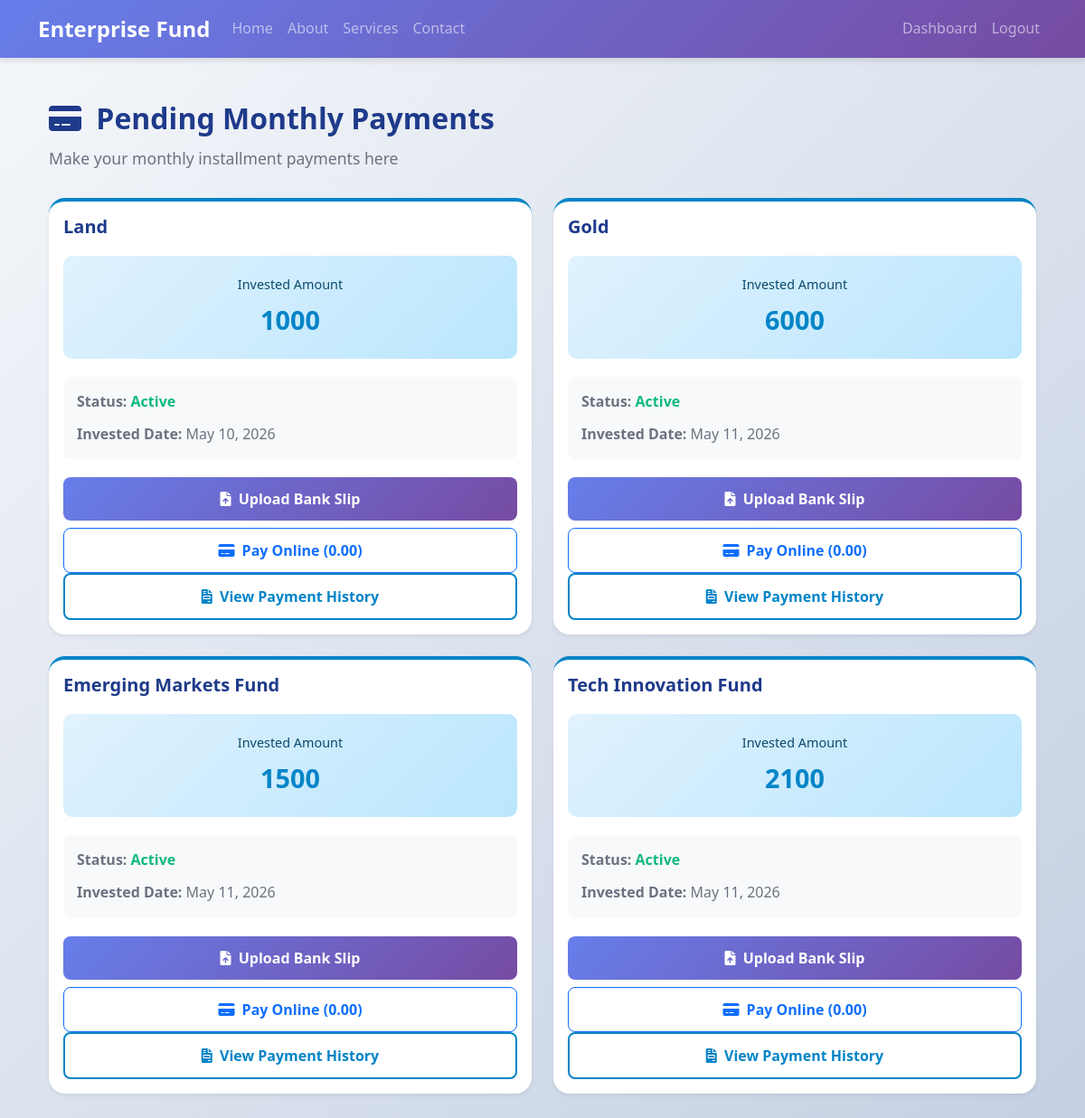
/accounts/pending-payments/ (signed in), run on an earlier commit of the app's database.
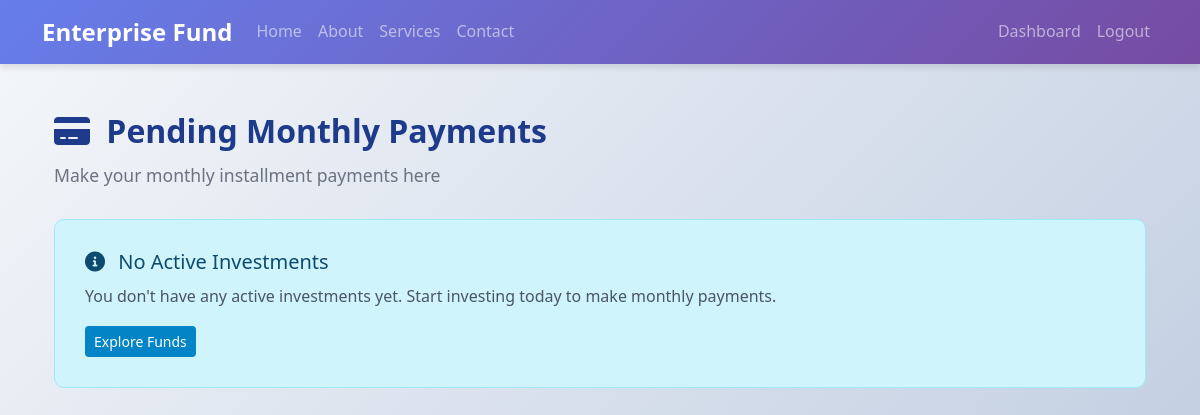
And on a later commit of the database.
### accounts/models.py (models this page shows, shortened)
class Investment(models.Model):
    STATUS_PENDING = 'pending'
    STATUS_ACTIVE = 'active'
    STATUS_FAILED = 'failed'
    STATUS_CHOICES = [
        (STATUS_PENDING, 'Pending'),
        (STATUS_ACTIVE, 'Active'),
        (STATUS_FAILED, 'Failed'),
    ]
    investor = models.ForeignKey(
        CustomUser,
        on_delete=models.CASCADE,
        related_name='investments'
    )
    fund = models.ForeignKey(
        Fund,
        on_delete=models.CASCADE,
        related_name='investments'
    )
    amount = models.DecimalField(max_digits=15, decimal_places=2, default=0)
    invested_date = models.DateTimeField(auto_now_add=True)
    status = models.CharField(
        max_length=20,
        choices=STATUS_CHOICES,
        default=STATUS_PENDING
    )
    transaction_id = models.CharField(
        max_length=100,
        unique=True,
        null=True,
        blank=True
    )
    payment_method = models.CharField(
        max_length=50,
        null=True,
        blank=True
    )  # e.g. sslcommerz, bkash, nagad
    paid_at = models.DateTimeField(
        null=True,
        blank=True
    )
    created_at = models.DateTimeField(auto_now_add=True)
    updated_at = models.DateTimeField(auto_now=True)

class Fund(models.Model):
    STATUS_ACTIVE = 'active'
    STATUS_INACTIVE = 'inactive'
    STATUS_CHOICES = [
        (STATUS_ACTIVE, 'Active'),
        (STATUS_INACTIVE, 'Inactive'),
    ]
    name = models.CharField(max_length=255)
    description = models.TextField()
    expected_return = models.CharField(max_length=100)
    monthly_installment = models.DecimalField(max_digits=10, decimal_places=2, default=0)
    invested_amount = models.DecimalField(max_digits=15, decimal_places=2, default=0)
    status = models.CharField(max_length=50, choices=STATUS_CHOICES, default=STATUS_ACTIVE)
    created_at = models.DateTimeField(auto_now_add=True)

### accounts/views.py (the view)
# urls.py: path('pending-payments/', views.investor_pending_payments, name='investor_pending_payments'),
@login_required
def investor_pending_payments(request):
    if request.user.role == 'admin':
        return redirect('accounts:admin_dashboard')
    active_investments = Investment.objects.filter(
        investor=request.user,
        status='active'
    ).select_related('fund')
    return render(request, 'accounts/investor_pending_payments.html', {
        'active_investments': active_investments
    })

### templates/accounts/investor_pending_payments.html (shortened to what this page needs)
{% extends 'base.html' %}
{% block content %}
<div class="container my-5">
    <div style="margin-bottom: 30px;">
        <h2 style="color: #1e3a8a; font-weight: 800; font-size: 2rem; margin-bottom: 10px;">
            <i class="fas fa-credit-card me-2"></i> Pending Monthly Payments
        </h2>
        <p style="color: #6b7280; font-size: 1.1rem;">Make your monthly installment payments here</p>
    </div>
    <div class="row">
        {% for investment in active_investments %}
            <div class="col-lg-6 mb-4">
                <div class="card shadow-sm" style="border-top: 4px solid #0284c7; height: 100%;">
                    <div class="card-body">
                        <h5 class="card-title" style="color: #1e3a8a; font-weight: 700;">{{ investment.fund.name }}</h5>
                        <div style="background: linear-gradient(135deg, #e0f2fe 0%, #bae6fd 100%); padding: 20px; border-radius: 10px; margin: 20px 0;">
                            <div style="text-align: center;">
                                <p style="font-size: 0.9rem; color: #0c4a6e; margin-bottom: 5px;"> Invested Amount </p>
                                <p style="font-size: 1.8rem; font-weight: 800; color: #0284c7; margin: 0;">{{ investment.amount|floatformat:0 }}</p>
                            </div>
                        </div>
                        <div style="background: #f8f9fa; padding: 15px; border-radius: 8px; margin-bottom: 20px;">
                            <p style="margin: 0; color: #6b7280;"><strong>Status:</strong> <span style="color: #10b981; font-weight: 600;">Active</span></p>
                            <p style="margin: 10px 0 0 0; color: #6b7280;"><strong>Invested Date:</strong> {{ investment.invested_date|date:"M d, Y" }}</p>
                        </div>
                        <div class="d-grid gap-2">
                            <a href="{% url 'accounts:submit_monthly_payment' investment.pk %}" class="btn btn-primary" style="background-color: #0284c7; color: white; padding: 12px; border: none; border-radius: 8px; font-weight: 600;">
                                <i class="fas fa-file-upload me-1"></i> Upload Bank Slip
                            </a>
                            <a href="{% url 'accounts:ssl_payment' investment.pk %}?amount={{ investment.fund.monthly_installment }}" class="btn btn-outline-primary" style="padding: 12px; border-radius: 8px; font-weight: 600;">
                                <i class="fas fa-credit-card me-1"></i> Pay Online ({{ investment.fund.monthly_installment }})
                            </a>
                        </div>
                        <a href="{% url 'accounts:investment_report_detail' investment.pk %}" class="btn w-100" style="background-color: transparent; color: #0284c7; border: 2px solid #0284c7; padding: 12px; border-radius: 8px; font-weight: 600;">
                            <i class="fas fa-file-invoice me-1"></i> View Payment History
                        </a>
                    </div>
                </div>
            </div>
        {% empty %}
            <div class="col-12">
                <div class="alert alert-info alert-lg" style="padding: 30px; border-radius: 10px;">
                    <h5 style="color: #0c4a6e; margin-bottom: 10px;">
                        <i class="fas fa-info-circle me-2"></i> No Active Investments
                    </h5>
                    <p style="margin: 0; color: #4b5563;">You don't have any active investments yet. Start investing today to make monthly payments.</p>
                    <a href="{% url 'accounts:fund_list' %}" class="btn btn-sm mt-3" style="background-color: #0284c7; color: white;">
                        Explore Funds
                    </a>
                </div>
            </div>
        {% endfor %}
    </div>
</div>
{% endblock %}

What changed in the data, as far as the page shows it:
removed Investment: fund.name "Land", amount "1000", invested_date "May 10, 2026", fund.monthly_installment "0.00"
removed Investment: fund.name "Gold", amount "6000", invested_date "May 11, 2026", fund.monthly_installment "0.00"
removed Investment: fund.name "Emerging Markets Fund", amount "1500", invested_date "May 11, 2026", fund.monthly_installment "0.00"
removed Investment: fund.name "Tech Innovation Fund", amount "2100", invested_date "May 11, 2026", fund.monthly_installment "0.00"
Also different on the page:
text now shown: "No Active Investments You don't have any active investments yet. Start investing today to make monthly payments. Explore Funds"
